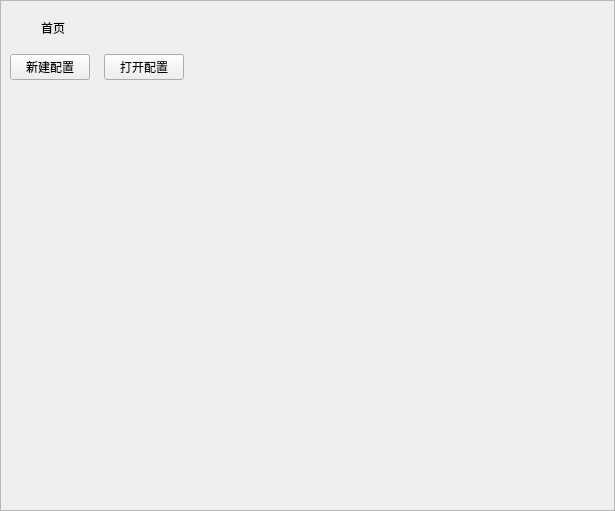
<?xml version="1.0" encoding="UTF-8"?>
<ui version="4.0">
 <class>HomePageWidget</class>
 <widget class="QWidget" name="HomePageWidget">
  <property name="geometry">
   <rect>
    <x>0</x>
    <y>0</y>
    <width>615</width>
    <height>511</height>
   </rect>
  </property>
  <property name="windowTitle">
   <string>Form</string>
  </property>
  <layout class="QVBoxLayout" name="verticalLayout">
   <property name="spacing">
    <number>0</number>
   </property>
   <property name="leftMargin">
    <number>0</number>
   </property>
   <property name="topMargin">
    <number>0</number>
   </property>
   <property name="rightMargin">
    <number>0</number>
   </property>
   <property name="bottomMargin">
    <number>0</number>
   </property>
   <item>
    <widget class="QFrame" name="frame_main">
     <property name="frameShape">
      <enum>QFrame::StyledPanel</enum>
     </property>
     <property name="frameShadow">
      <enum>QFrame::Raised</enum>
     </property>
     <layout class="QVBoxLayout" name="verticalLayout_2">
      <property name="topMargin">
       <number>14</number>
      </property>
      <item>
       <widget class="QFrame" name="frame_new">
        <property name="frameShape">
         <enum>QFrame::NoFrame</enum>
        </property>
        <property name="frameShadow">
         <enum>QFrame::Raised</enum>
        </property>
        <layout class="QVBoxLayout" name="verticalLayout_3">
         <property name="spacing">
          <number>14</number>
         </property>
         <property name="leftMargin">
          <number>0</number>
         </property>
         <property name="topMargin">
          <number>0</number>
         </property>
         <property name="rightMargin">
          <number>0</number>
         </property>
         <property name="bottomMargin">
          <number>0</number>
         </property>
         <item>
          <widget class="QFrame" name="frame_new1">
           <property name="frameShape">
            <enum>QFrame::NoFrame</enum>
           </property>
           <property name="frameShadow">
            <enum>QFrame::Sunken</enum>
           </property>
           <layout class="QHBoxLayout" name="horizontalLayout_2">
            <property name="leftMargin">
             <number>0</number>
            </property>
            <property name="topMargin">
             <number>0</number>
            </property>
            <property name="rightMargin">
             <number>0</number>
            </property>
            <property name="bottomMargin">
             <number>0</number>
            </property>
            <item>
             <widget class="QLabel" name="label_home_icon">
              <property name="minimumSize">
               <size>
                <width>25</width>
                <height>25</height>
               </size>
              </property>
              <property name="maximumSize">
               <size>
                <width>25</width>
                <height>25</height>
               </size>
              </property>
              <property name="text">
               <string/>
              </property>
             </widget>
            </item>
            <item>
             <widget class="QLabel" name="label_home">
              <property name="text">
               <string>首页</string>
              </property>
             </widget>
            </item>
            <item>
             <spacer name="horizontalSpacer_2">
              <property name="orientation">
               <enum>Qt::Horizontal</enum>
              </property>
              <property name="sizeHint" stdset="0">
               <size>
                <width>40</width>
                <height>20</height>
               </size>
              </property>
             </spacer>
            </item>
           </layout>
          </widget>
         </item>
         <item>
          <widget class="QFrame" name="frame_new2">
           <property name="frameShape">
            <enum>QFrame::NoFrame</enum>
           </property>
           <property name="frameShadow">
            <enum>QFrame::Raised</enum>
           </property>
           <layout class="QHBoxLayout" name="horizontalLayout">
            <property name="spacing">
             <number>14</number>
            </property>
            <property name="leftMargin">
             <number>0</number>
            </property>
            <property name="topMargin">
             <number>0</number>
            </property>
            <property name="rightMargin">
             <number>0</number>
            </property>
            <property name="bottomMargin">
             <number>0</number>
            </property>
            <item>
             <widget class="QPushButton" name="btn_new">
              <property name="text">
               <string>新建配置</string>
              </property>
             </widget>
            </item>
            <item>
             <widget class="QPushButton" name="btn_open">
              <property name="text">
               <string>打开配置</string>
              </property>
             </widget>
            </item>
            <item>
             <spacer name="horizontalSpacer">
              <property name="orientation">
               <enum>Qt::Horizontal</enum>
              </property>
              <property name="sizeHint" stdset="0">
               <size>
                <width>40</width>
                <height>20</height>
               </size>
              </property>
             </spacer>
            </item>
           </layout>
          </widget>
         </item>
        </layout>
       </widget>
      </item>
      <item>
       <widget class="QFrame" name="frame_open">
        <property name="sizePolicy">
         <sizepolicy hsizetype="Preferred" vsizetype="Expanding">
          <horstretch>0</horstretch>
          <verstretch>0</verstretch>
         </sizepolicy>
        </property>
        <property name="frameShape">
         <enum>QFrame::NoFrame</enum>
        </property>
        <property name="frameShadow">
         <enum>QFrame::Raised</enum>
        </property>
       </widget>
      </item>
     </layout>
    </widget>
   </item>
  </layout>
 </widget>
 <resources/>
 <connections/>
</ui>
